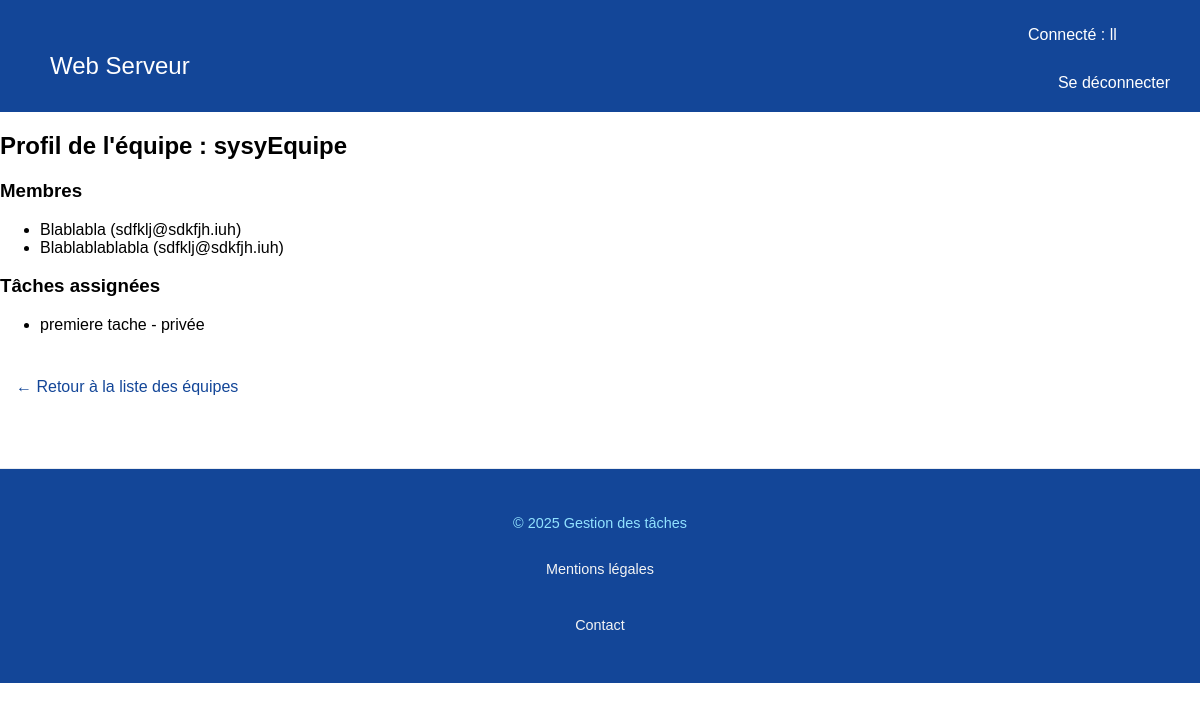
The app's page /team/1/ (signed in) with its own data.
### tasks/models.py (models this page shows, shortened)
class User(AbstractUser):
    USERNAME_FIELD='username'
    description = models.CharField(max_length=200)

class Team(models.Model):
    name = models.CharField(max_length=200)
    members = models.ManyToManyField('User',related_name="teams")
    task_list = models.ManyToManyField('Task')  # Liste des tâches

class Task(models.Model):
    statutChoice = [('privée','Privée'),('publique','Publique')]
    title = models.CharField(max_length=200,default='none')
    statut = models.CharField(max_length=200,choices=statutChoice,default='privée')
    description = models.TextField()
    private = models.BooleanField(default=False)
    Parent = models.ForeignKey('self',null = True,blank=True,on_delete=models.SET_NULL,related_name="subtask")
    createdby = models.ForeignKey('User',null=True,blank=True,on_delete=models.SET_NULL,related_name='createdTasks')
    assignedUsers = models.ManyToManyField('User')
    assignedTeams = models.ManyToManyField('Team',related_name='assigned_tasks',blank=True)

### tasks/views.py (the view)
# urls.py: path('team/<int:team_id>/',views.team_profile_view, name='teamProfile')
@login_required
def team_profile_view(request, team_id):
    team = get_object_or_404(Team, id=team_id)
    tasks = team.assigned_tasks.all()
    members = team.members.all()
    return render(request, 'tasks/team_profile.html', {'team': team, 'tasks': tasks, 'members': members})

### tasks/templates/tasks/team_profile.html (shortened to what this page needs)
<!DOCTYPE html>
<html lang="fr">
<head>
    {% load static %}
    <link rel="stylesheet" href="{% static 'styles.css' %}">
</head>
<body>
    <nav class="navbar">
      <div class="navbar-left">
          <div class="navbar-right">
              <a href="{% url 'home' %}">Web Serveur</a>
          </div>
      </div>
      <div class="navbar-right">
          {% if user.is_authenticated %}
              <p>Connecté : {{ user.username }}</p>
              <a href="{%url 'logout' %}">Se déconnecter</a>
          {% else %}
              <a href="register/">Register</a>
              <a href="login/">Login</a>
          {% endif %}
      </div>
  </nav>
{% block content %}
  <h2>Profil de l'équipe : {{ team.name }}</h2>
  <h3>Membres</h3>
  <ul>
    {% for member in members %}
      <li>{{ member.username }} ({{ member.email }})</li>
    {% empty %}
      <li>Aucun membre</li>
    {% endfor %}
  </ul>
  <h3>Tâches assignées</h3>
  <ul>
    {% for task in tasks %}
      <li>{{ task.title }} - {{ task.statut }}</li>
    {% empty %}
      <li>Aucune tâche assignée</li>
    {% endfor %}
  </ul>
  <a class="btn" href="{% url 'listTeam' %}">← Retour à la liste des équipes</a>
{% endblock %}
<footer class="footer">
  <div class="container">
      <p class="footer-text">
          © 2025 Gestion des tâches
          <a> Mentions légales</a>
          <a> Contact</a>
      </p>
  </div>
</footer>
</body>
</html>

### tasks/static/styles.css (style rules this page uses)
body { margin: 0; font-family: Arial, sans-serif; }
.navbar { display: flex; justify-content: space-between; align-items: center; background-color: #134698; padding: 10px 20px; color: rgb(255, 255, 255); }
.navbar-left { font-size: 1.5em; font-weight: bold; }
.navbar-right a { color: white; text-decoration: none; margin-left: 20px; font-weight: 500; }
a { display: block; padding: 10px; text-align: center; margin-top: 20px; color: #134698; text-decoration: none; font-weight: 500; }
.btn { padding: 10px 20px; border: none; border-radius: 4px; cursor: pointer; }
.btn { padding: 0.5rem 1rem; border-radius: 8px; border: none; cursor: pointer; display: inline-flex; align-items: center; gap: 0.5rem; transition: opacity 0.2s ease; }
.footer { background-color: #134698; padding: 2rem 0; margin-top: 4rem; border-top: 1px solid #e9ecef; }
.footer .container { max-width: 1200px; margin: 0 auto; text-align: center; }
.footer-text { color: #91e2ff; font-size: 0.9rem; margin-bottom: 0.5rem; }
.footer-text a { color: #f4f4f4; text-decoration: none; transition: color 0.2s; }

### records on screen
User: username "ll"
Team: name "sysyEquipe"
User: username "Blablabla", email "sdfklj@sdkfjh.iuh"
User: username "Blablablablabla", email "sdfklj@sdkfjh.iuh"
Task: title "premiere tache", statut "privée"
